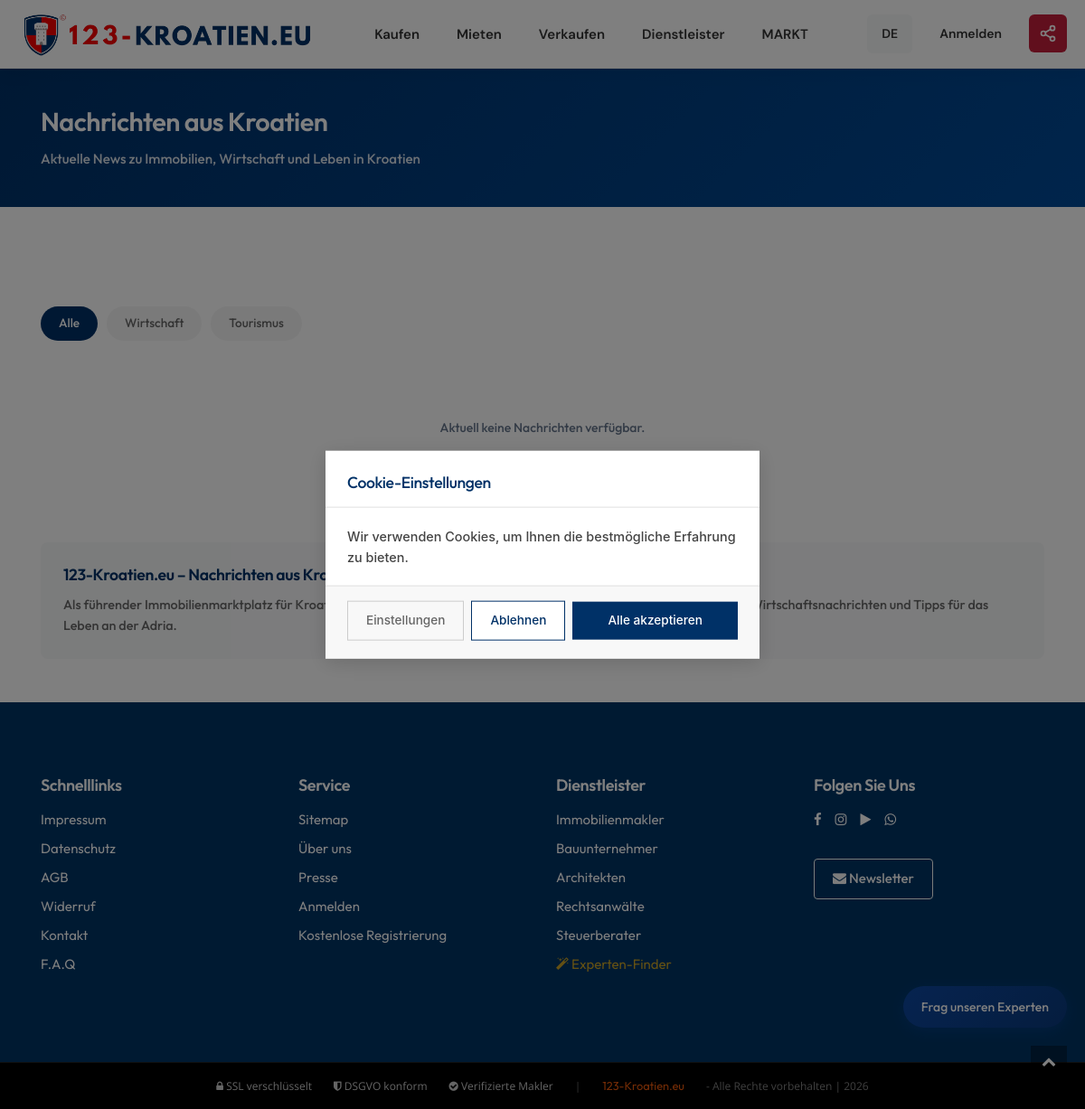
The app's page /ge/kroatien/nachrichten/ with its own data.
### pages/models.py (models this page shows)
class Translation(models.Model):
    PAGES = (
        ('home', 'home'),
        ('about', 'about'),
        ('listings', 'listings'),
        ('property details', 'property details'),
        ('blog', 'blog'),
        ('blog details', 'blog details'),
        ('contact', 'contact'),
        ('privacy', 'privacy'),
        ('navbar', 'navbar'),
        ('add-property', 'add-property'),
        ('profile', 'profile'),
        ('footer', 'footer'),
        ('login', 'login'),
        ('signup', 'signup'),
        ('faq', 'faq'),
        ('forget-password', 'forget-password'),
        ('reset-password', 'reset-password')
    )
    name = models.CharField(max_length=255, unique=True)
    page = models.CharField(max_length=50, choices=PAGES)
    english_content = models.TextField(blank=True)
    german_content = models.TextField(blank=True)
    french_content = models.TextField(blank=True)
    greek_content = models.TextField(blank=True)
    croatian_content = models.TextField(blank=True)
    polish_content = models.TextField(blank=True)
    czech_content = models.TextField(blank=True)
    russian_content = models.TextField(blank=True)
    swedish_content = models.TextField(blank=True)
    norway_content = models.TextField(blank=True)
    slovak_content = models.TextField(blank=True)
    dutch_content = models.TextField(blank=True)
    class Meta:
        ordering = ['name']

### main/views.py (the view, shortened to what this page needs)
def news_page(request, country=None, lang=None):
    if lang is None:
        lang = request.session.get('site_language', 'ge')
    """
    News-Seite mit Kroatien-Nachrichten
    SEO & AI optimiert
    """
    trans = NEWS_TRANSLATIONS.get(lang, NEWS_TRANSLATIONS['ge'])
    news_items = fetch_news_feeds()
    category = request.GET.get('category', 'all')
    if category != 'all':
        news_items = [n for n in news_items if n['category'] == category]
    lang = request.session.get('site_language', 'ge')
    context = {
        'news_items': news_items[:30],  # Max 30 Artikel
        'trans': trans,
        'lang': lang,
        'current_category': category,
        'meta_title': trans['meta_title'],
        'meta_description': trans['meta_description'],
    }
    return render(request, 'main/news.html', context)

### templates/main/news.html (shortened to what this page needs)
{% extends 'include/base.html' %}
{% load static %}
{% block body %}
<div class="news-header">
    <div class="container">
        <h1>{{ trans.title }}</h1>
        <p>{{ trans.subtitle }}</p>
    </div>
</div>
<section class="container pb-5">
    <div class="filter-pills">
        <a href="?category=all" class="filter-pill {% if current_category == 'all' %}active{% endif %}">
            {{ trans.categories.all }}
        </a>
        <a href="?category=general" class="filter-pill {% if current_category == 'general' %}active{% endif %}">
            {{ trans.categories.economy }}
        </a>
        <a href="?category=tourism" class="filter-pill {% if current_category == 'tourism' %}active{% endif %}">
            {{ trans.categories.tourism }}
        </a>
    </div>
    {% if news_items %}
    <div class="news-grid">
        {% for news in news_items %}
        <article class="news-card">
            <div class="news-card-image">
                {% if news.image %}
                <img src="{{ news.image }}" alt="{{ news.title|truncatechars:50 }}" loading="lazy">
                {% else %}
                <span class="flag-placeholder">🇭🇷</span>
                {% endif %}
            </div>
            <div class="news-card-body">
                <h3 class="news-card-title">{{ news.title|truncatechars:80 }}</h3>
                {% if news.description %}
                <p class="news-card-excerpt">{{ news.description|striptags|truncatechars:120 }}</p>
                {% endif %}
                <div class="news-card-footer">
                    <div class="news-card-meta">
                        <span class="source">{{ news.source }}</span><br>
                        <span>{{ news.published|date:"d.m.Y" }}</span>
                    </div>
                    <a href="{{ news.link }}" target="_blank" rel="noopener" class="news-card-link">
                        {{ trans.read_more }} →
                    </a>
                </div>
            </div>
        </article>
        {% endfor %}
    </div>
    {% else %}
    <div class="no-news">
        <p>{{ trans.no_news }}</p>
    </div>
    {% endif %}
    <div class="seo-footer">
        <h2>123-Kroatien.eu – {{ trans.title }}</h2>
        <p>
            {% if lang == 'ge' %}
            Als führender Immobilienmarktplatz für Kroatien informieren wir Sie über aktuelle Entwicklungen am Immobilienmarkt, Wirtschaftsnachrichten und Tipps für das Leben an der Adria.
            {% elif lang == 'en' %}
            As the leading real estate marketplace for Croatia, we keep you informed about current developments in the property market, economic news and tips for life on the Adriatic.
            {% elif lang == 'hr' %}
            Kao vodeće tržište nekretnina za Hrvatsku, informiramo vas o aktualnim zbivanjima na tržištu nekretnina, ekonomskim vijestima i savjetima za život na Jadranu.
            {% else %}
            123-Kroatien.eu - Your real estate marketplace for Croatia.
            {% endif %}
        </p>
    </div>
</section>
{% endblock %}

### templates/include/nav_modern.html (shortened to what this page needs)
{% load static %}
<nav class="modern-nav">
    <div class="modern-nav-inner">
        <a href="/" class="modern-nav-logo">
            <img src="{% static 'images/logo-black2.png' %}" alt="123-Kroatien.eu">
        </a>
        <ul class="modern-nav-links" id="modernNavLinks">
            <li>
                <a href="{% url 'main:listings' %}?status=sale">{{ nav_buy }}</a>
            </li>
            <li>
                <a href="{% url 'main:listings' %}?status=rent">{{ nav_rent }}</a>
            </li>
            <li>
                <a href="{% url 'main:owner' %}">{{ nav_sell }}</a>
            </li>
            <li>
                <a href="#">{{ nav_services }}</a>
            </li>
            <li>
                <a href="#">{{ nav_market }}</a>
            </li>
        </ul>
        <div class="modern-nav-right">
            <div class="modern-lang-select">
                <button class="modern-lang-btn">
                    {% if language == 'ge' %}DE{% elif language == 'en' %}EN{% elif language == 'hr' %}HR{% elif language == 'fr' %}FR{% elif language == 'pl' %}PL{% elif language == 'cz' %}CZ{% elif language == 'ru' %}RU{% elif language == 'gr' %}GR{% elif language == 'sw' %}SV{% elif language == 'no' %}NO{% elif language == 'sk' %}SK{% elif language == 'nl' %}NL{% else %}DE{% endif %}
                </button>
            </div>
            {% if user.is_authenticated %}
            <a href="{% if user.agent %}{% url 'main:agent' user.agent.id %}{% else %}#{% endif %}" class="modern-nav-login">{{ user.username }}</a>
            <a href="{% url 'account:logout' %}" class="modern-nav-login">{{ nav_logout }}</a>
            {% else %}
            <a href="{% url 'account:login' %}" class="modern-nav-login">{{ nav_login }}</a>
            {% endif %}
            <button class="modern-share-btn" onclick="openShareModal()" title="Teilen">
            </button>
        </div>
    </div>
</nav>

### templates/include/footer.html
{% load static %}
<footer>
    <div class="myFooterBg wrapper__footer">
        <div class="container">
            <div class="row">
                <div class="col-md-3">
                    <div class="widget__footer">
                        <h4 class="footer-title">{{Quick_Links}}</h4>
                        <ul class="list-unstyled footer-links">
                            <li><a href="{% url 'main:imprint' %}" class="text-white">{{Imprint}}</a></li>
                            <li><a href="{% url 'main:data-protection' %}" class="text-white">{{PrivacyPolicy}}</a></li>
                            <li><a href="{% url 'main:agb' %}" class="text-white">{{TermsConditions}}</a></li>
                            <li><a href="{% url 'main:cancellation-policy' %}" class="text-white">{{Withdrawal}}</a></li>
                            <li><a href="{% url 'main:contact' %}" class="text-white">{{Contact}}</a></li>
                            <li><a href="{% url 'main:faq' %}" class="text-white">{{nav_faq}}</a></li>
                        </ul>
                    </div>
                </div>
                <div class="col-md-3">
                    <div class="widget__footer">
                        <h4 class="footer-title">{{Service}}</h4>
                        <ul class="list-unstyled footer-links">
                            <li><a href="{% url 'main:sitemap' %}" class="text-white">{{Sitemap}}</a></li>
                            <li><a href="{% url 'main:about' %}" class="text-white">{{ nav_about }}</a></li>
                            <li><a href="{% url 'main:blog-single-1' %}" class="text-white">{{Press}}</a></li>
                            {% if user.is_authenticated %}
                            <li><a href="#" class="text-white"><i class="fa fa-user"></i> {{ user.username }}</a></li>
                            {% if user.is_authenticated %}
                            {% if user.professional.professional_type == 'real_estate_agent' or user.professional.professional_type == 'construction_company' %}<li><a href="{% url 'main:makler_dashboard' %}" class="text-white"><i class="fa fa-building"></i> Makler-Portal</a></li>{% elif user.professional %}<li><a href="{% url 'professional_portal:dashboard' %}" class="text-white"><i class="fa fa-briefcase"></i> Mein Portal</a></li>{% endif %}
                            {% endif %}
                            <li><a href="{% url 'account:logout' %}" class="text-white">{{ nav_logout }}</a></li>
                            {% else %}
                            <li><a href="{% url 'account:login' %}" class="text-white">{{Login}}</a></li>
                            <li><a href="{% if language == 'hr' %}/hr/hrvatska/postanite-partner/{% else %}/ge/kroatien/partner-werden/{% endif %}" class="text-white">{{FreeRegistration}}</a></li>
                            {% endif %}
                        </ul>
                    </div>
                </div>
                <div class="col-md-3">
                    <div class="widget__footer">
                        <h4 class="footer-title">{{footer_services}}</h4>
                        <ul class="list-unstyled footer-links">
                            <li><a href="/{{ language }}/{{ country_name }}/{{ url_realtor }}/" class="text-white">{{dropdown_realtor}}</a></li>
                            <li><a href="/{{ language }}/{{ country_name }}/{{ url_contractor }}/" class="text-white">{{dropdown_contractor}}</a></li>
                            <li><a href="/{{ language }}/{{ country_name }}/{{ url_architect }}/" class="text-white">{{dropdown_architect}}</a></li>
                            <li><a href="/{{ language }}/{{ country_name }}/{{ url_lawyer }}/" class="text-white">{{dropdown_lawyer}}</a></li>
                            <li><a href="/{{ language }}/{{ country_name }}/{{ url_tax_advisor }}/" class="text-white">{{dropdown_tax_advisor}}</a></li>
                            <li><a href="/{{ language }}/{{ url_experten_finder }}/" class="text-white" style="color:#c9a227 !important;"><i class="fa fa-magic"></i> {{ experten_finder_label }}</a></li>
                        </ul>
                    </div>
                </div>
                <div class="col-md-3">
                    <div class="widget__footer">
                        <h4 class="footer-title">{{follow_us}}</h4>
                        <div class="social-icons-row">
                            <a href="https://facebook.com" target="_blank"><i class="fa fa-facebook"></i></a>
                            <a href="https://instagram.com" target="_blank"><i class="fa fa-instagram"></i></a>
                            <a href="https://tiktok.com" target="_blank"><i class="fa fa-play"></i></a>
                            <a href="https://whatsapp.com" target="_blank"><i class="fa fa-whatsapp"></i></a>
                        </div>
                        <a href="{% url 'main:contact' %}?newsletter=1" class="btn btn-outline-light btn-sm mt-3">
                            <i class="fa fa-envelope"></i> {{newsletter}}
                        </a>
                    </div>
                </div>
            </div>
        </div>
    </div>
    <div class="bg__footer-bottom-v1">
        <div class="container">
            <div class="row" align="center">
                <div class="col-md-12">
                    <div style="display: flex; justify-content: center; align-items: center; flex-wrap: wrap; gap: 1.5rem; font-size: 0.8rem;"><span style="color: rgba(255,255,255,0.8);"><i class="fa fa-lock"></i> SSL verschlüsselt</span><span style="color: rgba(255,255,255,0.8);"><i class="fa fa-shield"></i> DSGVO konform</span><span style="color: rgba(255,255,255,0.8);"><i class="fa fa-check-circle"></i> Verifizierte Makler</span><span style="color: rgba(255,255,255,0.4);">|</span><a href="#" style="color: #E41F0E;">123-Kroatien.eu</a><span style="color: rgba(255,255,255,0.5);"> - Alle Rechte vorbehalten | 2026</span></div>
                </div>
            </div>
        </div>
    </div>
</footer>

### templates/chatbot_widget.html (shortened to what this page needs)
<div id="chatbot-widget">
    <button id="chatbot-toggle" onclick="toggleChatbot()">{{chatbot_button_text}}</button>
</div>

### records on screen
Translation: german_content "Kaufen"
Translation: german_content "Mieten"
Translation: german_content "Verkaufen"
Translation: german_content "Dienstleister"
Translation: german_content "MARKT"
Translation: german_content "Anmelden"
Translation: german_content "Schnelllinks"
Translation: german_content "Impressum"
Translation: german_content "Datenschutz"
Translation: german_content "AGB"
Translation: german_content "Widerruf"
Translation: german_content "Kontakt"
Translation: german_content "F.A.Q"
Translation: german_content "Service"
Translation: german_content "Sitemap"
Translation: german_content "Über uns"
Translation: german_content "Presse"
Translation: german_content "Anmelden"
Translation: german_content "Kostenlose Registrierung"
Translation: german_content "Dienstleister"
Translation: german_content "Immobilienmakler"
Translation: german_content "Bauunternehmer"
Translation: german_content "Architekten"
Translation: german_content "Rechtsanwälte"
Translation: german_content "Steuerberater"
Translation: german_content "Folgen Sie Uns"
Translation: german_content "Newsletter"
Translation: german_content "Frag unseren Experten"

### other values on screen
{{ trans.title }} "Nachrichten aus Kroatien"
{{ trans.subtitle }} "Aktuelle News zu Immobilien, Wirtschaft und Leben in Kroatien"
{{ trans.categories.all }} "Alle"
{{ trans.categories.economy }} "Wirtschaft"
{{ trans.categories.tourism }} "Tourismus"
{{ trans.no_news }} "Aktuell keine Nachrichten verfügbar."
{{ experten_finder_label }} "Experten-Finder"
{{ cookie_title }} "Cookie-Einstellungen"
{{ cookie_text }} "Wir verwenden Cookies, um Ihnen die bestmögliche Erfahrung zu bieten."
{{ cookie_settings }} "Einstellungen"
{{ cookie_reject }} "Ablehnen"
{{ cookie_accept }} "Alle akzeptieren"
